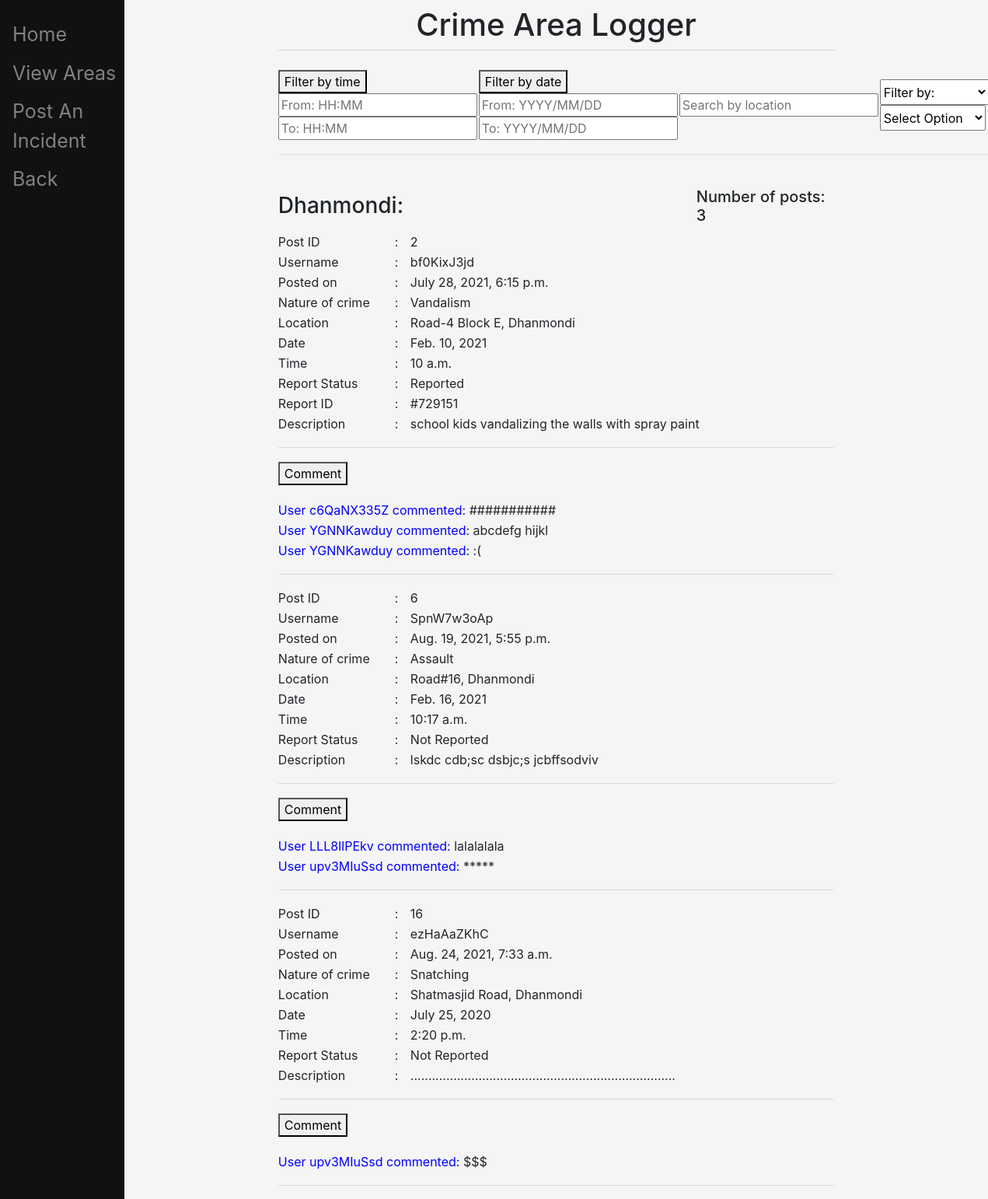
The app's page /Areas/incidents/Dhanmondi/ with its own data.
### main/models.py (models this page shows, shortened)
class CrimeIncident(models.Model):
	email = models.CharField(max_length=50)
	username = models.CharField(max_length=20)
	area_name = models.CharField(max_length=150)
	nature_of_crime = models.CharField(max_length=50)
	report_status = models.CharField(max_length=20)
	report_id = models.CharField(max_length=10)
	location = models.CharField(max_length=100)
	date_of_crime = models.DateField()
	time_of_crime = models.TimeField()
	timestamp = models.DateTimeField(auto_now_add=True)
	description = models.CharField(max_length=200)

class Comment(models.Model):
	email = models.CharField(max_length=50)
	username = models.CharField(max_length=20)
	comment = models.CharField(max_length=200)
	post_id = models.CharField(max_length=10)

### main/views.py (the view)
# urls.py: path("Areas/incidents/<slug:area>/", views.show_posts, name="incidents"),
def show_posts(request, area):
	posts = {}
	count=0
	comments ={}
	if request.method=="GET":
		for i in list(CrimeIncident.objects.all()):
			if i.area_name.lower() == area.lower():
				count += 1
				incident = {
					'Post ID' : i.id,
					'Username' : i.username,
					'Posted on' : i.timestamp,
					'Nature of crime' : i.nature_of_crime,
					'Location' : i.location+", "+i.area_name,
					'Date' : i.date_of_crime,
					'Time' : i.time_of_crime,
					'Report Status' : i.report_status,
				}
				if i.report_status=="Reported":
					incident.update({'Report ID' : "#"+i.report_id})
				incident.update({'Description' : i.description})
				comment = {}
				for j in Comment.objects.filter(post_id=i.id):
					comment.update( {j.comment: 'User '+j.username+' commented: '})
					comments[i] = comment
				posts[i] = incident
		no_of_posts = {'Number of posts:':count}
	return render(request, "main/incidents.html", {'Posts':posts, 'Area':area, 'no_of_posts':no_of_posts, 'comments':comments})

### main/templates/main/incidents.html (shortened to what this page needs)
{% extends 'main/base.html' %}
{% block content %}
<table>
	<tr>
		<td style="width:30%">
			<form label='Time:' id='time_range'>
			  <button type="submit">Filter by time</button>
			  <input type="text" placeholder="From: HH:MM" name="time" id='from2'>
			  <input type="text" placeholder="To: HH:MM" name="time" id='to2'>
			</form>
		</td>
		<td style="width:30%">
			<form label='Date:' id='date_range'>
			  <button type="submit">Filter by date</button>
			  <input type="text" placeholder="From: YYYY/MM/DD" name="date" id='from'>
			  <input type="text" placeholder="To: YYYY/MM/DD" name="date" id='to'>
			</form>
		</td>
		<td> <form class="example" action='' id='form'>
			  <input type="text" placeholder="Search by location" name="search" id='query'>
				</form>
		</td>
		<td style="width:50%">
			<select style="height: 33px;" class="example" id='filter' onchange='filterChanged(this.value);'>
			<option value=''>Filter by:</option>
			</select>
			<select style="height: 33px; width: 136px" id='options' onchange='optionSelected(this.value);'>
			<option value=''>Select Option</option>
			</select>
		</td>
	</tr>
	<tr> <td colspan="4", style="width:1000px"> <hr/> </td> </tr>
</table>
	<br>
	<table><tr>
				<td style="width:75%"> <h3>{{Area}}:</h3> </td>
				<td>
						{% for key,value in no_of_posts.items %}
							<h5> {{key}} {{value}} </h5>
						{% endfor %}
				</td>
	</tr></table>
	<table >
	{% if Posts|length > 0 %}
		{% for sl,post in Posts.items %}
			{% for key,value in post.items %}
					<tr >
						<td style="width:150px"> {{key}} </td>
						<td style="width:20px"> : </td>
						<td> {{value}} </td>
					</tr>
			{% endfor %}
			<tr> <td colspan="3", style="width:1000px"> <hr/> </td> </tr>
			<tr> <td colspan="3"> <button id="Comment" onclick="postComment()">Comment</button> </td> </tr>
			<tr> <td colspan="3"><p></p></td> </tr>
			{% for key,val in comments.items %}
				{% if sl == key %}
					{% for comment,user in val.items %}
					<tr> <td colspan="3"> <h8 style="color:blue">{{user}} </h8> {{comment}} </td> </tr>
					{% endfor %}
				{% endif %}
			{% endfor %}
			<tr> <td colspan="3", style="width:1000px"> <hr/> </td> </tr>
		{% endfor %}
	{% else %}
		<p style="color:red"> No Posts To Show </p>
	{% endif %}
	</table>
{% endblock %}

### records on screen
CrimeIncident: post "Post ID" "Username" "Posted on" "Nature of crime" "Location" "Date" "Time" "Report Status" "Report ID" "Description", post "2" "bf0KixJ3jd" "July 28, 2021, 6:15 p.m." "Vandalism" "Road-4 Block E, Dhanmondi" "Feb. 10, 2021" "10 a.m." "Reported" "#729151" "school kids vandalizing the walls with spray paint", val "User c6QaNX335Z commented:" "User YGNNKawduy commented:" "User YGNNKawduy commented:"
Comment: val "###########"
Comment: val "abcdefg hijkl"
Comment: val ":("
CrimeIncident: post "Post ID" "Username" "Posted on" "Nature of crime" "Location" "Date" "Time" "Report Status" "Description", post "6" "SpnW7w3oAp" "Aug. 19, 2021, 5:55 p.m." "Assault" "Road#16, Dhanmondi" "Feb. 16, 2021" "10:17 a.m." "Not Reported" "lskdc cdb;sc dsbjc;s jcbffsodviv", val "User LLL8IlPEkv commented:" "User upv3MIuSsd commented:"
Comment: val "lalalalala"
Comment: val "*****"
CrimeIncident: post "Post ID" "Username" "Posted on" "Nature of crime" "Location" "Date" "Time" "Report Status" "Description", post "16" "ezHaAaZKhC" "Aug. 24, 2021, 7:33 a.m." "Snatching" "Shatmasjid Road, Dhanmondi" "July 25, 2020" "2:20 p.m." "Not Reported" "..........................................................................", val "User upv3MIuSsd commented:"
Comment: val "$$$"

### other values on screen
{{ Area }} "Dhanmondi"
{{ key }} "Number of posts:"
{{ value }} "3"
